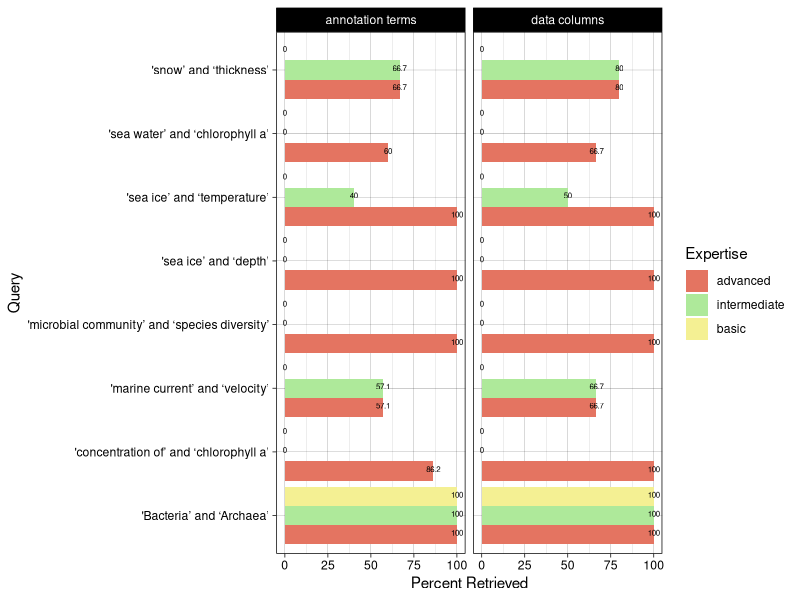
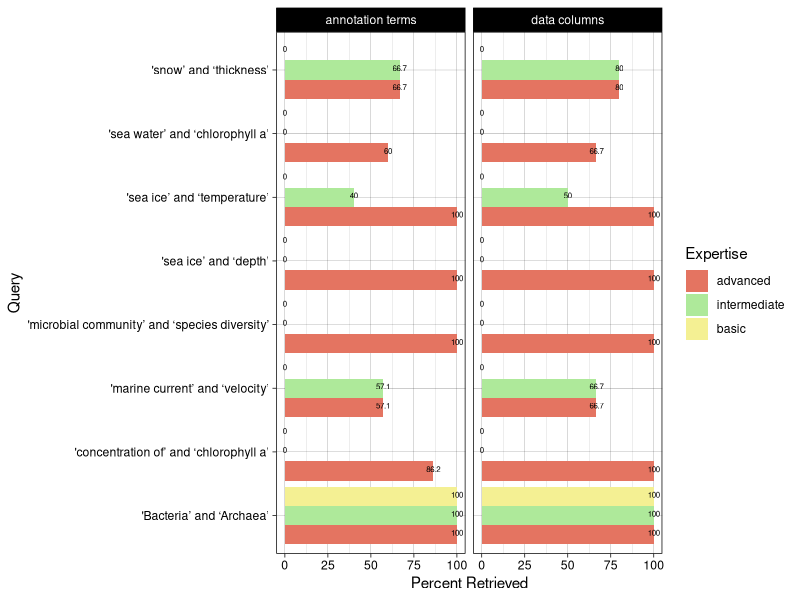

R code for these plots, in order:
library(ggplot2)
library(dplyr)

#from https://stackoverflow.com/questions/12018499/how-to-put-labels-over-geom-bar-for-each-bar-in-r-with-ggplot2

setwd("/home/kai/Desktop/grad_school/marmic/master_thesis/kblumberg_masters_thesis/datastore/competency_questions/querying_exclusive_AND_annotations/analysis")

# plot annotations chart
annotation_number_data <- read.csv(file = "query_and_column_and_annotation_number.csv",header = TRUE)

annotation_number_data <- mutate(annotation_number_data, Expertise = factor(Expertise, levels = c('advanced', 'intermediate', 'basic')))

annotation_number <- ggplot(data=annotation_number_data, aes(x=Query, y=Percent, fill = Expertise)) + 
              geom_col(position="dodge", stat="identity") + 
              coord_flip() +
              theme_linedraw() +
              labs(colour ="Expertise") + scale_fill_manual(values = c("#E47461", "#AEE99A", "#F4F093")) +
              ylab(expression(paste("Percent Retrieved" ))) +
              geom_text(aes(label = Percent),
              position = position_dodge(width = 0.9), vjust=0.2, size =2) 

#annotation_number <- annotation_number + theme(axis.text = element_text(angle = 90, hjust = 1))

annotation_number <- annotation_number + facet_grid(. ~ Sample, scales="free", space="free")

annotation_number

ggsave(filename = "/home/kai/Desktop/grad_school/marmic/master_thesis/kblumberg_masters_thesis/datastore/competency_questions/querying_exclusive_AND_annotations/analysis/query_and_annotation_columns_number.jpeg", 
       plot =  annotation_number, width = 8, height = 5.33)



